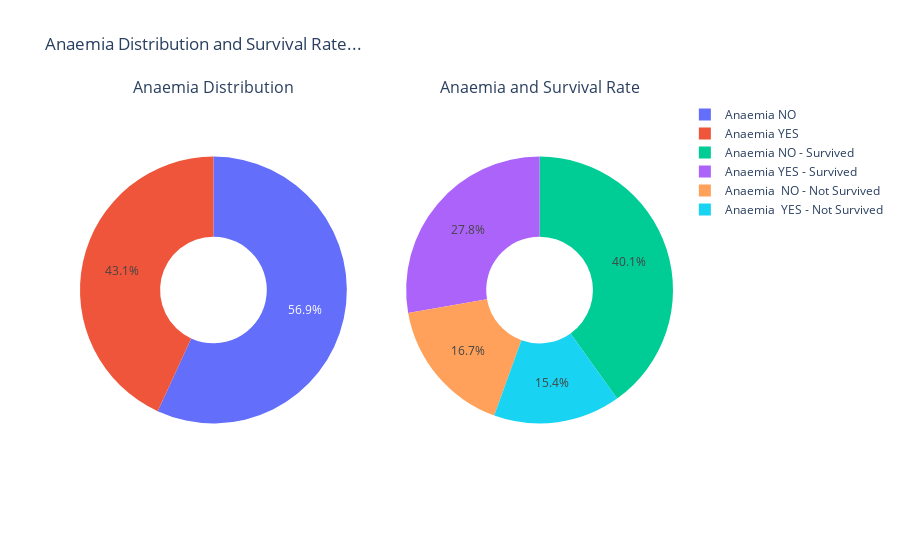

Notebook code cell kept with this figure:
### Code cell
# Create subplots: use 'domain' type for Pie subplot
fig = make_subplots(rows=1, cols=2, specs=[[{'type':'domain'}, {'type':'domain'}]], 
                    subplot_titles=['Anaemia Distribution', 'Anaemia and Survival Rate'])

labels1 = ["Anaemia YES", "Anaemia NO"]
values1 = [len(anaemia_yes), len(anaemia_no)]

labels2 = ['Anaemia YES - Survived','Anaemia  YES - Not Survived', 'Anaemia NO - Survived',
           'Anaemia  NO - Not Survived']
values2 = [len(anaemia_yes_survived), len(anaemia_yes_not_survived),
          len(anaemia_no_survived), len(anaemia_no_not_survived)]

fig.add_trace(go.Pie(labels=labels1, values=values1, name="Distribution of Anaemia"), 1, 1)
fig.add_trace(go.Pie(labels=labels2, values=values2, name='Anaemia & Survival'), 1, 2)

# Use `hole` to create a donut-like pie chart
fig.update_traces(hole=.4, hoverinfo="label+percent+name")

fig.update_layout(title_text="Anaemia Distribution and Survival Rate...")

fig.show()

### Figure 1 — Plotly figure (JSON) as saved in the notebook; plotly's stock layout.template omitted (floating-point values rounded to 4 significant figures)
{"data": [{"domain": {"x": [0, 0.45], "y": [0, 1]}, "hole": 0.4, "hoverinfo": "label+percent+name", "labels": ["Anaemia YES", "Anaemia NO"], "name": "Distribution of Anaemia", "type": "pie", "values": [129, 170]}, {"domain": {"x": [0.55, 1], "y": [0, 1]}, "hole": 0.4, "hoverinfo": "label+percent+name", "labels": ["Anaemia YES - Survived", "Anaemia  YES - Not Survived", "Anaemia NO - Survived", "Anaemia  NO - Not Survived"], "name": "Anaemia & Survival", "type": "pie", "values": [83, 46, 120, 50]}], "layout": {"annotations": [{"font": {"size": 16}, "showarrow": false, "text": "Anaemia Distribution", "x": 0.225, "xanchor": "center", "xref": "paper", "y": 1, "yanchor": "bottom", "yref": "paper"}, {"font": {"size": 16}, "showarrow": false, "text": "Anaemia and Survival Rate", "x": 0.775, "xanchor": "center", "xref": "paper", "y": 1, "yanchor": "bottom", "yref": "paper"}], "title": {"text": "Anaemia Distribution and Survival Rate..."}}}
